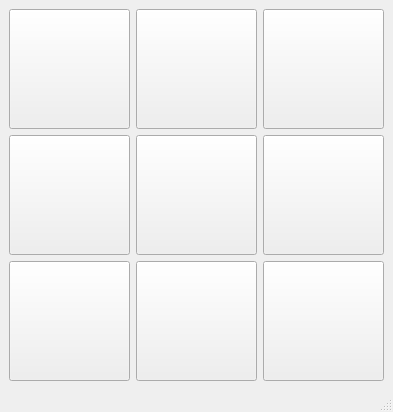
<?xml version="1.0" encoding="UTF-8"?>
<ui version="4.0">
 <class>MainWindow</class>
 <widget class="QMainWindow" name="MainWindow">
  <property name="geometry">
   <rect>
    <x>0</x>
    <y>0</y>
    <width>393</width>
    <height>412</height>
   </rect>
  </property>
  <property name="windowTitle">
   <string>TicTacToe</string>
  </property>
  <widget class="QWidget" name="centralwidget">
   <layout class="QGridLayout" name="gridLayout">
    <item row="0" column="0">
     <widget class="QPushButton" name="cella_00">
      <property name="sizePolicy">
       <sizepolicy hsizetype="Minimum" vsizetype="Preferred">
        <horstretch>0</horstretch>
        <verstretch>0</verstretch>
       </sizepolicy>
      </property>
      <property name="minimumSize">
       <size>
        <width>40</width>
        <height>40</height>
       </size>
      </property>
      <property name="font">
       <font>
        <pointsize>30</pointsize>
        <bold>true</bold>
       </font>
      </property>
      <property name="text">
       <string/>
      </property>
     </widget>
    </item>
    <item row="0" column="1">
     <widget class="QPushButton" name="cella_01">
      <property name="sizePolicy">
       <sizepolicy hsizetype="Minimum" vsizetype="Preferred">
        <horstretch>0</horstretch>
        <verstretch>0</verstretch>
       </sizepolicy>
      </property>
      <property name="minimumSize">
       <size>
        <width>40</width>
        <height>40</height>
       </size>
      </property>
      <property name="font">
       <font>
        <pointsize>30</pointsize>
        <bold>true</bold>
       </font>
      </property>
      <property name="text">
       <string/>
      </property>
     </widget>
    </item>
    <item row="0" column="2">
     <widget class="QPushButton" name="cella_02">
      <property name="sizePolicy">
       <sizepolicy hsizetype="Minimum" vsizetype="Preferred">
        <horstretch>0</horstretch>
        <verstretch>0</verstretch>
       </sizepolicy>
      </property>
      <property name="minimumSize">
       <size>
        <width>40</width>
        <height>40</height>
       </size>
      </property>
      <property name="font">
       <font>
        <pointsize>30</pointsize>
        <bold>true</bold>
       </font>
      </property>
      <property name="text">
       <string/>
      </property>
     </widget>
    </item>
    <item row="1" column="0">
     <widget class="QPushButton" name="cella_10">
      <property name="sizePolicy">
       <sizepolicy hsizetype="Minimum" vsizetype="Preferred">
        <horstretch>0</horstretch>
        <verstretch>0</verstretch>
       </sizepolicy>
      </property>
      <property name="minimumSize">
       <size>
        <width>40</width>
        <height>40</height>
       </size>
      </property>
      <property name="font">
       <font>
        <pointsize>30</pointsize>
        <bold>true</bold>
       </font>
      </property>
      <property name="text">
       <string/>
      </property>
     </widget>
    </item>
    <item row="1" column="1">
     <widget class="QPushButton" name="cella_11">
      <property name="sizePolicy">
       <sizepolicy hsizetype="Minimum" vsizetype="Preferred">
        <horstretch>0</horstretch>
        <verstretch>0</verstretch>
       </sizepolicy>
      </property>
      <property name="minimumSize">
       <size>
        <width>40</width>
        <height>40</height>
       </size>
      </property>
      <property name="font">
       <font>
        <pointsize>30</pointsize>
        <bold>true</bold>
       </font>
      </property>
      <property name="text">
       <string/>
      </property>
     </widget>
    </item>
    <item row="1" column="2">
     <widget class="QPushButton" name="cella_12">
      <property name="sizePolicy">
       <sizepolicy hsizetype="Minimum" vsizetype="Preferred">
        <horstretch>0</horstretch>
        <verstretch>0</verstretch>
       </sizepolicy>
      </property>
      <property name="minimumSize">
       <size>
        <width>40</width>
        <height>40</height>
       </size>
      </property>
      <property name="font">
       <font>
        <pointsize>30</pointsize>
        <bold>true</bold>
       </font>
      </property>
      <property name="text">
       <string/>
      </property>
     </widget>
    </item>
    <item row="2" column="0">
     <widget class="QPushButton" name="cella_20">
      <property name="sizePolicy">
       <sizepolicy hsizetype="Minimum" vsizetype="Preferred">
        <horstretch>0</horstretch>
        <verstretch>0</verstretch>
       </sizepolicy>
      </property>
      <property name="minimumSize">
       <size>
        <width>40</width>
        <height>40</height>
       </size>
      </property>
      <property name="font">
       <font>
        <pointsize>30</pointsize>
        <bold>true</bold>
       </font>
      </property>
      <property name="text">
       <string/>
      </property>
     </widget>
    </item>
    <item row="2" column="1">
     <widget class="QPushButton" name="cella_21">
      <property name="sizePolicy">
       <sizepolicy hsizetype="Minimum" vsizetype="Preferred">
        <horstretch>0</horstretch>
        <verstretch>0</verstretch>
       </sizepolicy>
      </property>
      <property name="minimumSize">
       <size>
        <width>40</width>
        <height>40</height>
       </size>
      </property>
      <property name="font">
       <font>
        <pointsize>30</pointsize>
        <bold>true</bold>
       </font>
      </property>
      <property name="text">
       <string/>
      </property>
     </widget>
    </item>
    <item row="2" column="2">
     <widget class="QPushButton" name="cella_22">
      <property name="sizePolicy">
       <sizepolicy hsizetype="Preferred" vsizetype="Preferred">
        <horstretch>0</horstretch>
        <verstretch>0</verstretch>
       </sizepolicy>
      </property>
      <property name="minimumSize">
       <size>
        <width>40</width>
        <height>40</height>
       </size>
      </property>
      <property name="font">
       <font>
        <pointsize>30</pointsize>
        <bold>true</bold>
       </font>
      </property>
      <property name="text">
       <string/>
      </property>
     </widget>
    </item>
   </layout>
  </widget>
  <widget class="QMenuBar" name="menubar">
   <property name="geometry">
    <rect>
     <x>0</x>
     <y>0</y>
     <width>393</width>
     <height>22</height>
    </rect>
   </property>
  </widget>
  <widget class="QStatusBar" name="statusbar"/>
 </widget>
 <resources/>
 <connections/>
</ui>
